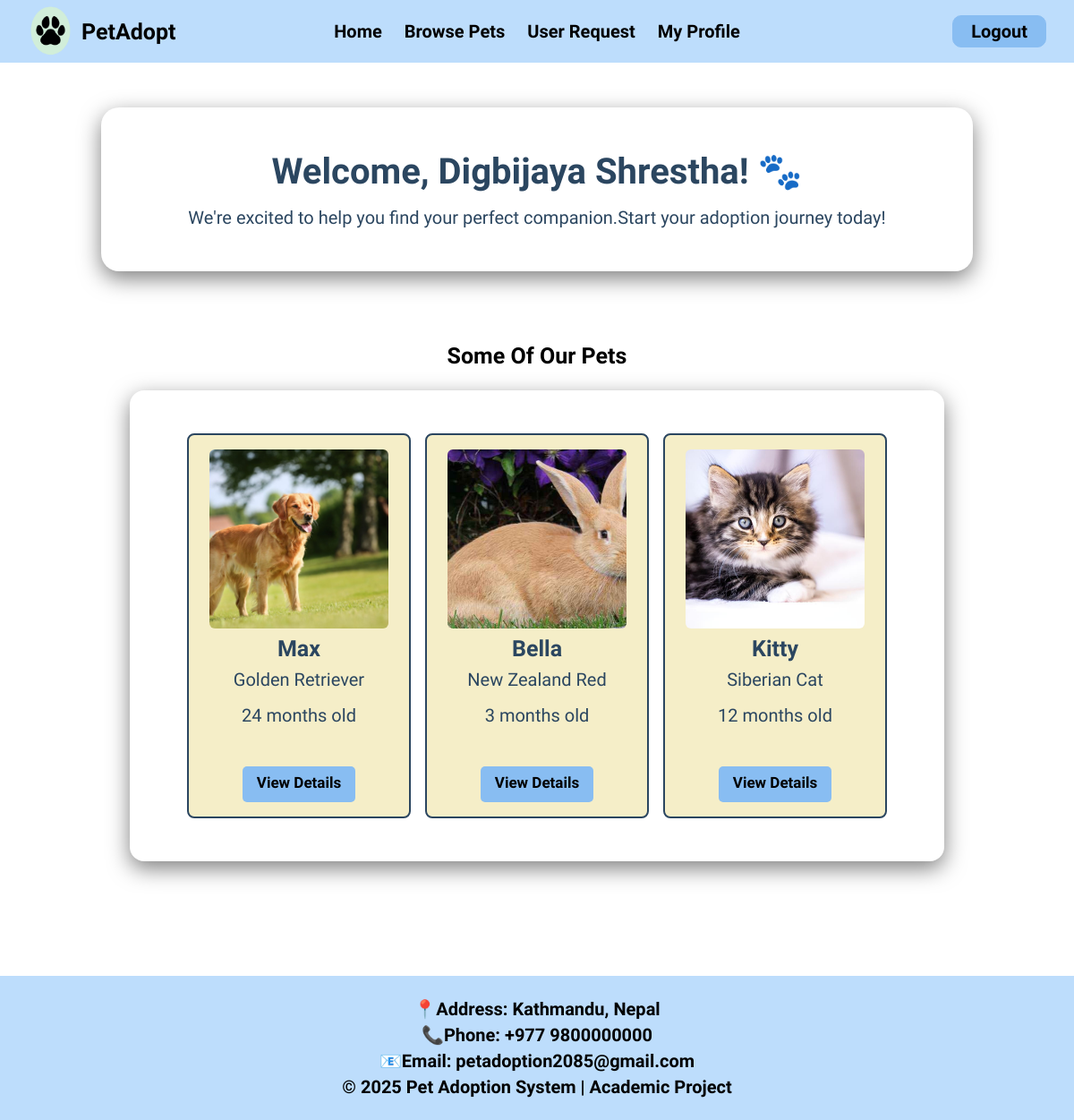
Page /user.php (signed in) on the committed database.
### tables this page shows
CREATE TABLE `users` (
  `id` int(11) NOT NULL AUTO_INCREMENT,
  `full_name` varchar(255) NOT NULL,
  `email` varchar(255) NOT NULL,
  `phone_num` varchar(10) NOT NULL,
  `password` varchar(255) NOT NULL,
  `role` enum('user','admin','superadmin') NOT NULL DEFAULT 'user',
  `pet_id` int(11) DEFAULT NULL,
  PRIMARY KEY (`id`),
  UNIQUE KEY `email` (`email`),
  UNIQUE KEY `phone_num` (`phone_num`),
  KEY `pet_id` (`pet_id`)
);

CREATE TABLE `pets` (
  `id` int(11) NOT NULL AUTO_INCREMENT,
  `name` varchar(255) NOT NULL,
  `age` int(11) NOT NULL,
  `gender` enum('Male','Female') NOT NULL,
  `breed` varchar(255) NOT NULL,
  `price` varchar(255) NOT NULL,
  `status` enum('available','adopted') NOT NULL DEFAULT 'available',
  `image` varchar(255) NOT NULL,
  `category` enum('dog','cat','rabbit','snake','bird') DEFAULT NULL,
  `description` text NOT NULL,
  `weight` varchar(10) DEFAULT NULL,
  `admin_id` int(11) DEFAULT NULL,
  PRIMARY KEY (`id`),
  KEY `fk_admin_pet` (`admin_id`),
  CONSTRAINT `fk_admin_pet` FOREIGN KEY (`admin_id`) REFERENCES `users` (`id`) ON DELETE CASCADE ON UPDATE CASCADE
);

### user.php (the view, shortened to what this page needs)
<?php
include("navbar.php");
$user_id = $_SESSION['id'];
$stmt = $con->prepare("SELECT full_name, email, phone_num, role FROM users WHERE id = ?");
$stmt->bind_param("i", $user_id);
$stmt->execute();
$result = $stmt->get_result();
$user = $result->fetch_assoc();
$stmt = $con->prepare("SELECT * FROM pets WHERE status = ? LIMIT 3");
$status = "available";
$stmt->bind_param("s", $status);
$stmt->execute();
$pets_result = $stmt->get_result();
?>
<!DOCTYPE html>
<html>
    <head>
    <link rel="stylesheet" href="assets/css/style.css">
    </head>
    <body>
        <div class="dashboard">
            <section class="welcome">
                <h1>Welcome, <?php echo$user['full_name'] ?>! 🐾</h1>
                <p>We're excited to help you find your perfect companion.Start  your adoption journey today!</p>
            </section>
            <section class="pets">
                <h2>Some Of Our Pets</h2>
                <div class="pet-grid">
                    <?php if($pets_result && mysqli_num_rows($pets_result)>0): ?>
                        <?php while($pet=mysqli_fetch_assoc($pets_result)): ?>
                            <div class="pet-card">
                                <img src="assets/Images/<?php echo $pet['image'] ?? 'default_pet.jpg'; ?>" alt="<?php echo $pet['name']?>">
                                <h2><?php echo htmlspecialchars($pet['name']); ?></h2>
                                <p><?php echo htmlspecialchars($pet['breed']); ?></p>
                                <p> <?php echo $pet['age']; ?> months old</p><br>
                                <a href="pet-details.php?id=<?php echo $pet['id']; ?>" class="adopt-btn">View Details</a>
                            </div>
                        <?php endwhile; ?>
                    <?php else: ?>
                        <h1 style="color:red">No pets available at the moment 😿</h1>
                    <?php endif; ?>
                </div>
            </section>
        </div>
    </body>
</html>
<?php include('footer.php') ?>

### assets/css/style.css (style rules this page uses)
* { margin: 0; padding: 0; box-sizing: border-box; font-family: "Agdasima", sans-serif; }
body { display: flex; flex-direction: column; }
a { text-decoration: none; }
.pets { text-align: center; padding: 3rem 2rem; }
.pets h2 { margin-bottom: 1.5rem; font-size: 25px; }
.pet-grid { display: flex; justify-content: center; gap: 1rem; flex-wrap: wrap; border-radius: 16px; padding: 3rem 1.5rem; box-shadow: 0 8px 25px rgba(0, 0, 0, 0.5); }
.pet-card { background-color: #f5eec8; border: 2px solid #2b4660; border-radius: 8px; padding: 1rem; width: 250px; text-align: center; }
.pet-card img { width: 200px; height: 200px; object-fit: cover; border-radius: 6px; }
.pets p { margin-bottom: 1rem; font-size: 20px; color: #2b4660; }
.pet-card h2 { color: #2b4660; margin: 0.5rem 0; }
.adopt-btn { text-decoration: none; background-color: #88bdf2; color: black; border: none; width: auto; padding: 0.5rem 1rem; border-radius: 5px; cursor: pointer; height: 40px; font-size: 17px; font-weight: bold; text-align: center; display: inline-block; margin-top: 10px; }
.dashboard { max-width: 1200px; margin: 0 auto; padding: 2rem; }
.dashboard .pet-grid { padding: 3rem 4rem; }
.welcome { text-align: center; padding: 3rem 2rem; border-radius: 20px; box-shadow: 0 8px 25px rgba(0, 0, 0, 0.5); margin-bottom: 2rem; margin-top: 5.5rem; }
.welcome h1 { font-size: 2.5rem; margin-bottom: 1rem; color: #2b4660; }
.welcome p { font-size: 20px; color: #2b4660; }

### rows in the picture
users: full_name "Digbijaya Shrestha"
pets: image (picture), name "Max", breed "Golden Retriever", age "24"
pets: image (picture), name "Bella", breed "New Zealand Red", age "3"
pets: image (picture), name "Kitty", breed "Siberian Cat", age "12"
